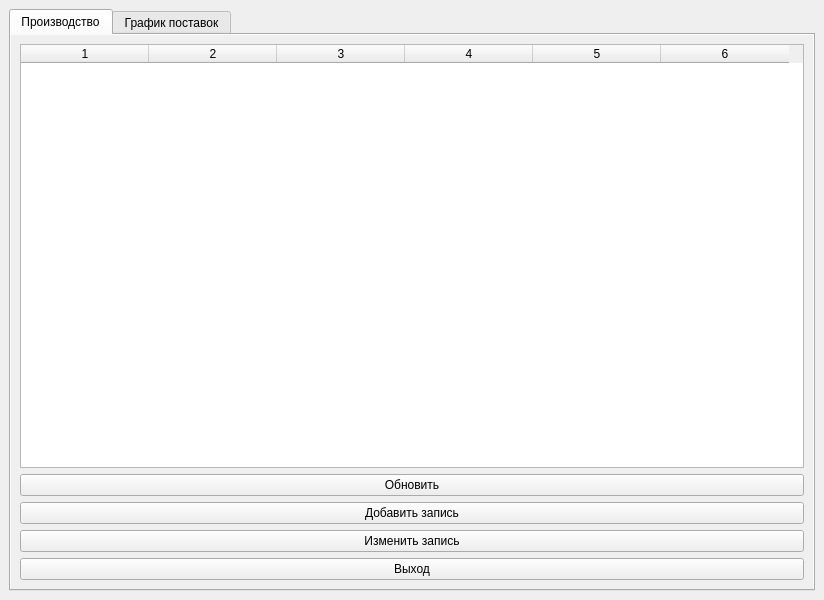
<?xml version="1.0" encoding="UTF-8"?>
<ui version="4.0">
 <class>MainWindow</class>
 <widget class="QMainWindow" name="MainWindow">
  <property name="enabled">
   <bool>true</bool>
  </property>
  <property name="geometry">
   <rect>
    <x>0</x>
    <y>0</y>
    <width>817</width>
    <height>600</height>
   </rect>
  </property>
  <property name="sizePolicy">
   <sizepolicy hsizetype="Preferred" vsizetype="Preferred">
    <horstretch>0</horstretch>
    <verstretch>0</verstretch>
   </sizepolicy>
  </property>
  <property name="baseSize">
   <size>
    <width>800</width>
    <height>600</height>
   </size>
  </property>
  <property name="windowTitle">
   <string>Промышленное производство</string>
  </property>
  <property name="animated">
   <bool>true</bool>
  </property>
  <widget class="QWidget" name="centralwidget">
   <layout class="QVBoxLayout" name="verticalLayout">
    <item>
     <widget class="QTabWidget" name="tabWidget">
      <property name="sizePolicy">
       <sizepolicy hsizetype="MinimumExpanding" vsizetype="Expanding">
        <horstretch>0</horstretch>
        <verstretch>0</verstretch>
       </sizepolicy>
      </property>
      <property name="currentIndex">
       <number>0</number>
      </property>
      <widget class="QWidget" name="tab">
       <property name="autoFillBackground">
        <bool>true</bool>
       </property>
       <attribute name="title">
        <string>Производство</string>
       </attribute>
       <layout class="QVBoxLayout" name="verticalLayout_2">
        <item>
         <widget class="QTableWidget" name="tableWidget_1">
          <property name="sizePolicy">
           <sizepolicy hsizetype="Minimum" vsizetype="Minimum">
            <horstretch>0</horstretch>
            <verstretch>0</verstretch>
           </sizepolicy>
          </property>
          <property name="tabletTracking">
           <bool>false</bool>
          </property>
          <property name="contextMenuPolicy">
           <enum>Qt::DefaultContextMenu</enum>
          </property>
          <property name="lineWidth">
           <number>1</number>
          </property>
          <property name="sizeAdjustPolicy">
           <enum>QAbstractScrollArea::AdjustToContents</enum>
          </property>
          <property name="editTriggers">
           <set>QAbstractItemView::NoEditTriggers</set>
          </property>
          <property name="dragEnabled">
           <bool>false</bool>
          </property>
          <property name="columnCount">
           <number>6</number>
          </property>
          <attribute name="horizontalHeaderVisible">
           <bool>true</bool>
          </attribute>
          <attribute name="horizontalHeaderCascadingSectionResizes">
           <bool>true</bool>
          </attribute>
          <attribute name="horizontalHeaderDefaultSectionSize">
           <number>128</number>
          </attribute>
          <attribute name="horizontalHeaderHighlightSections">
           <bool>true</bool>
          </attribute>
          <attribute name="verticalHeaderVisible">
           <bool>false</bool>
          </attribute>
          <attribute name="verticalHeaderCascadingSectionResizes">
           <bool>true</bool>
          </attribute>
          <attribute name="verticalHeaderHighlightSections">
           <bool>true</bool>
          </attribute>
          <attribute name="verticalHeaderShowSortIndicator" stdset="0">
           <bool>false</bool>
          </attribute>
          <column/>
          <column/>
          <column/>
          <column/>
          <column/>
          <column/>
         </widget>
        </item>
        <item>
         <widget class="QPushButton" name="Refresh">
          <property name="text">
           <string>Обновить</string>
          </property>
         </widget>
        </item>
        <item>
         <widget class="QPushButton" name="AddLine">
          <property name="text">
           <string>Добавить запись</string>
          </property>
         </widget>
        </item>
        <item>
         <widget class="QPushButton" name="ChangeLine">
          <property name="text">
           <string>Изменить запись</string>
          </property>
         </widget>
        </item>
        <item>
         <widget class="QPushButton" name="Exit">
          <property name="text">
           <string>Выход</string>
          </property>
         </widget>
        </item>
       </layout>
      </widget>
      <widget class="QWidget" name="tab_2">
       <property name="autoFillBackground">
        <bool>true</bool>
       </property>
       <attribute name="title">
        <string>График поставок</string>
       </attribute>
       <layout class="QHBoxLayout" name="horizontalLayout_3">
        <item>
         <widget class="QCalendarWidget" name="Calendar"/>
        </item>
        <item>
         <widget class="QTableWidget" name="tableWidget_2"/>
        </item>
       </layout>
      </widget>
     </widget>
    </item>
   </layout>
  </widget>
 </widget>
 <resources/>
 <connections/>
</ui>
